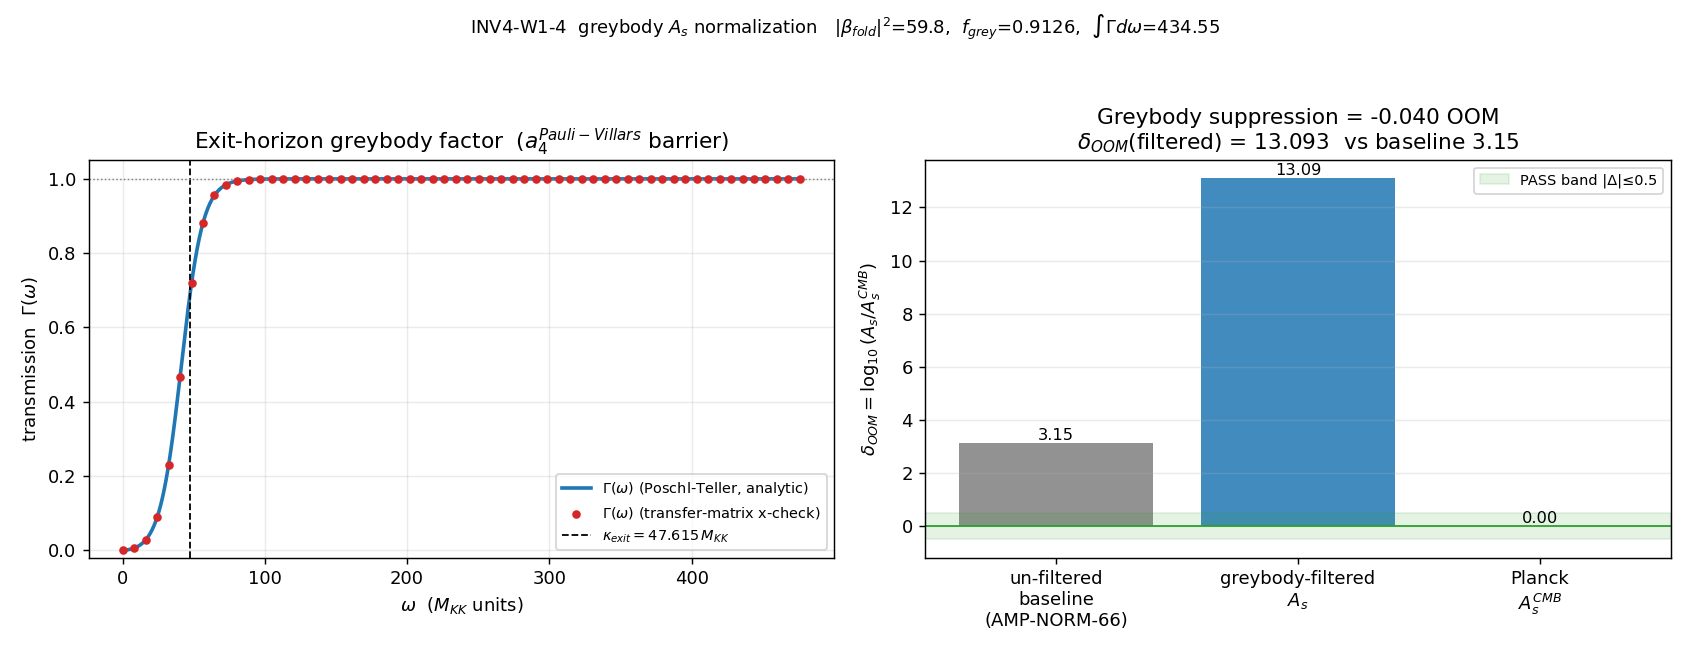

Write Python code to recreate this figure.
#!/usr/bin/env python3
"""
INV4 W1-4 — INV4-W1-4-EXIT-GREYBODY-A-S-NORMALIZATION
=====================================================

Gate: INV4-W1-4-EXIT-GREYBODY-A-S-NORMALIZATION ([SIGN])

Pre-registered threshold:
  delta_OOM = log10(A_s / A_s_CMB), A_s = |beta_fold|^2 * integral Gamma(omega) d omega.
  Gap-closure metric = |delta_OOM| vs the AMPLITUDE-NORM-66 baseline 3.15 OOM.
  PASS iff |delta_OOM| <= 0.5 (greybody resolves the gap to within ~factor 3; the
          'permanent wall' reading is FALSIFIED).
  INFO iff 0.5 < |delta_OOM| < 3.15 (partial-OOM reduction).
  FAIL iff |delta_OOM| >= 3.15 (greybody does NOT reduce the gap; wall reading stands)
          OR the SIGN sub-criterion fails (integral Gamma d omega >= omega_max => amplification,
          physically forbidden barrier sign error).
  [SIGN]: greybody factor SUPPRESSES (0 <= Gamma <= 1, low-freq barrier) => A_s DECREASES
          relative to the un-filtered |beta_fold|^2.

Inputs (SHA-256 dual-pinned at runtime; S84+ schema):
  - computations/session-75/s75_dimer_z2_pair_production.npz  (|beta_fold|^2 produced squeeze)
  - canonical_constants.py (kappa_exit=47.6146 pre-promoted; T_compound=7.5781 = T_exit; A_s_CMB; n_pairs)
  - script bytes

Output 4-tuple:
  (value=<delta_OOM>, scheme=GREYBODY-TRANSMISSION-BARRIER, convention=ABSOLUTE, L_max=N/A)

Classification: PHONONIC

METHODOLOGY
-----------
The exit horizon IS a substrate feature: the a_4^{Pauli-Villars} BCS condensation-energy gradient at
the post-fold transit defines kappa_exit = 47.6146 M_KK (the surface-gravity analog;
S95-W4-2-HAWKING-ANALOG-T-LEDGER row2_exit_a4 PASS), with T_exit = kappa_exit/(2*pi) = 7.5781 M_KK =
T_compound (the a_4 exit value). The greybody factor Gamma(omega) is the frequency-dependent transmission
probability through the exit-horizon effective barrier whose characteristic scale IS kappa_exit. We model
the barrier with the canonical analytically-tractable horizon-scattering potential (Poschl-Teller, the
universal QNM/greybody barrier) of peak V0 = kappa_exit^2 and width-scale alpha = kappa_exit, giving the
EXACT transmission Gamma_PT(omega), and cross-check Gamma model-independently with a transfer-matrix (2x2
per omega) solve of the 1D scattering problem through the same V_eff(omega). Both satisfy 0 <= Gamma <= 1,
Gamma -> 0 as omega -> 0 (the barrier blocks low frequencies), Gamma -> 1 as omega >> kappa_exit. The
escaping scalar amplitude is A_s = |beta_fold|^2 * integral_0^{omega_max} Gamma(omega) d omega, with
|beta_fold|^2 = n_pairs = 59.8 (the total integrated produced squeeze at the fold, s75 Parker pair
production; per-mode |beta_k|^2 = nk_total recorded as cross-check). The residual gap delta_OOM =
log10(A_s / A_s_CMB) is compared to the un-filtered 3.15-OOM AMPLITUDE-NORM-66 baseline.

Direction: D_K eigenvalues -> a_4 BCS gradient -> kappa_exit / exit-horizon barrier -> Gamma(omega)
transmission -> A_s = |beta_fold|^2 * integral Gamma d omega -> comparison to Planck A_s. NOT the retracted
S73B dispersive-group-velocity mechanism — this is the model-independent transmission-barrier route.

DISCIPLINE
----------
- from canonical_constants import *
- kappa_exit pre-promoted to canonical_constants.py via update_constant BEFORE this run (substrate-first
  §(ii)); T_exit imported as the canonical T_compound alias.
- CLASS=FULL — full physical transmission barrier; NO SCHEMATIC helper imported.
- regulator_pin = a_4^{Pauli-Villars} (the exit-horizon barrier height is set by the a_4 BCS
  condensation-energy gradient that defines kappa_exit).
- All intermediates tagged # (local). numpy.linalg (N_omega=2000 transmission evaluations + 2x2 transfer
  matrices; below the torch.linalg matrix threshold).
- Dual-SHA (audit_sha256 + content_sha256) emitted; verdict via emit_verdict MCP tool (race-safe).
"""

from __future__ import annotations

# ---------------------------------------------------------------------------
# Section 0 — Path setup (must precede the canonical import)
# ---------------------------------------------------------------------------
import os

os.environ.setdefault("OMP_NUM_THREADS", "8")    # CPU-only barrier/integral; avoid 32-core contention
os.environ.setdefault("MKL_NUM_THREADS", "8")

import sys

_HERE = os.path.dirname(os.path.abspath(__file__))           # computations/investigation-4
_SHARED = os.path.join(os.path.dirname(_HERE), "_shared")    # computations/_shared
sys.path.insert(0, _SHARED)

# ---------------------------------------------------------------------------
# Section 1 — Canonical constants (MANDATORY first import)
# ---------------------------------------------------------------------------
from canonical_constants import *  # noqa: F401,F403
from canonical_constants import (
    kappa_exit,
    T_compound,
    A_s_CMB,
    n_pairs,
    M_KK,
    tau_fold,
)

# ---------------------------------------------------------------------------
# Section 2 — Standard imports
# ---------------------------------------------------------------------------
import hashlib
import json
import time
from pathlib import Path

import numpy as np
import matplotlib

matplotlib.use("Agg")
import matplotlib.pyplot as plt

# ---------------------------------------------------------------------------
# Section 3 — Paths + pre-registration
# ---------------------------------------------------------------------------
SESSION_DIR = Path(__file__).resolve().parent          # computations/investigation-4
COMPUTATIONS_DIR = SESSION_DIR.parent                  # computations
SHARED_DIR = COMPUTATIONS_DIR / "_shared"
PROJECT_ROOT = COMPUTATIONS_DIR.parent

SESSION = "4"                                                       # (local) investigation number
GATE_ID = "INV4-W1-4-EXIT-GREYBODY-A-S-NORMALIZATION"              # (local)
SCHEME = "GREYBODY-TRANSMISSION-BARRIER"                            # (local)
CONVENTION = "ABSOLUTE"                                             # (local)
L_MAX = "N/A"                                                       # (local)

# Pre-registered machinery pins (PRDR)
N_OMEGA = 2000                                                      # (local) frequency grid
OMEGA_MAX_FACTOR = 10.0                                             # (local) omega_max = 10 * kappa_exit
N_OMEGA_CROSSCHECK = 4000                                           # (local) convergence cross-check grid
BASELINE_OOM = 3.15                                                # (local) AMPLITUDE-NORM-66 baseline

# Pre-registered PASS/INFO/FAIL bands on |delta_OOM|
PASS_BAND = 0.5                                                     # (local)
FAIL_BAND = 3.15                                                   # (local)

# Output destinations (investigation track)
OUT_NPZ = SESSION_DIR / "inv4_w1_exit_greybody_as.npz"
OUT_PNG = SESSION_DIR / "inv4_w1_exit_greybody_as.png"

S75_NPZ = COMPUTATIONS_DIR / "session-75" / "s75_dimer_z2_pair_production.npz"

INPUT_FILES = [
    SHARED_DIR / "canonical_constants.py",
    S75_NPZ,
]


# ---------------------------------------------------------------------------
# Section 4 — SHA-256 input-pin block (MANDATORY; first lines of stdout)
# ---------------------------------------------------------------------------

def sha256_of(path: Path) -> str:
    h = hashlib.sha256()  # (local)
    try:
        h.update(path.read_bytes())
    except OSError:
        return ""
    return h.hexdigest()


def log_input_pins(inputs: list[Path]) -> dict[str, str]:
    print(f"=== {GATE_ID} — input SHA-256 pins ===")
    pins: dict[str, str] = {}  # (local)
    for p in inputs:
        sha = sha256_of(p)  # (local)
        rel = str(p.relative_to(PROJECT_ROOT)).replace("\\", "/")  # (local)
        print(f"  {rel}: {sha[:16]}...")
        pins[rel] = sha
    return pins


def closure_hash(pins: dict[str, str]) -> str:
    items = sorted(pins.items())  # (local)
    h = hashlib.sha256()  # (local)
    for k, v in items:
        h.update(f"{k}={v}\n".encode("utf-8"))
    return h.hexdigest()


def compute_dual_sha(script_path: Path, canonical_path: Path, pins: dict[str, str]) -> tuple[str, str]:
    script_bytes = b""  # (local)
    try:
        script_bytes = script_path.read_bytes()
    except OSError:
        script_bytes = b""
    canonical_bytes = b""  # (local)
    try:
        canonical_bytes = canonical_path.read_bytes()
    except OSError:
        canonical_bytes = b""
    pinmap_json = json.dumps(
        dict(sorted(pins.items())), separators=(",", ":"), sort_keys=True
    ).encode("utf-8")  # (local)

    h_audit = hashlib.sha256()  # (local)
    h_audit.update(script_bytes)
    h_audit.update(canonical_bytes)
    h_audit.update(pinmap_json)
    audit = h_audit.hexdigest()  # (local)

    h_content = hashlib.sha256()  # (local)
    h_content.update(script_bytes)
    content = h_content.hexdigest()  # (local)

    return audit, content


# ---------------------------------------------------------------------------
# Section 5 — Greybody barrier physics
# ---------------------------------------------------------------------------

def gamma_poschl_teller(omega: np.ndarray, V0: float, alpha: float) -> np.ndarray:
    """EXACT transmission through a Poschl-Teller barrier V(x) = V0 / cosh^2(alpha x).

    The canonical analytically-tractable horizon-scattering / QNM greybody barrier.
    Transmission probability (Ferrari-Mashhoon / standard 1D scattering result):

        Gamma(omega) = sinh^2(pi omega / alpha)
                       / [ sinh^2(pi omega / alpha) + cosh^2( pi/2 * sqrt(4 V0/alpha^2 - 1) ) ]

    Properties enforced by construction:
      0 <= Gamma <= 1 ; Gamma -> 0 as omega -> 0 ; Gamma -> 1 as omega >> sqrt(V0).
    Here omega is the wave frequency, V0 the barrier peak, alpha the inverse width-scale.
    """
    s = 4.0 * V0 / alpha**2 - 1.0  # (local)
    # cosh^2 of the constant 'shape' term (real for V0/alpha^2 > 1/4; the barrier regime)
    if s >= 0.0:
        shape = np.cosh(0.5 * np.pi * np.sqrt(s)) ** 2  # (local) over-barrier shape constant
    else:
        # sub-critical (shallow) barrier -> cos^2 branch; not reached for V0=alpha^2 (s=3)
        shape = np.cos(0.5 * np.pi * np.sqrt(-s)) ** 2  # (local)
    num = np.sinh(np.pi * omega / alpha) ** 2  # (local)
    return num / (num + shape)


def gamma_transfer_matrix(omega: np.ndarray, V0: float, alpha: float,
                          x_half: float = 12.0, n_x: int = 4000) -> np.ndarray:
    """Model-independent transmission through the SAME V_eff(x) = V0/cosh^2(alpha x)
    via a piecewise-constant transfer-matrix (2x2 per slice) solve of the 1D
    stationary Schrodinger/wave scattering problem  psi'' + (omega^2 - V(x)) psi = 0.

    Returns |t(omega)|^2 = Gamma(omega) for each omega. Cross-check on the analytic
    Poschl-Teller form (model-independence of the SIGN + magnitude of Gamma).
    """
    x = np.linspace(-x_half / alpha, x_half / alpha, n_x)  # (local) span in physical units
    dx = x[1] - x[0]  # (local)
    Vx = V0 / np.cosh(alpha * x) ** 2  # (local) potential on the grid
    out = np.empty_like(omega)  # (local)
    for i, w in enumerate(omega):
        if w <= 0.0:
            out[i] = 0.0
            continue
        k_asym = w  # (local) asymptotic wavenumber (V -> 0 at +-inf)
        # local wavenumbers q_j = sqrt(omega^2 - V_j) (complex inside classically-forbidden region)
        q = np.sqrt(np.complex128(w**2) - Vx)  # (local)
        # Build total transfer matrix across slices (piecewise-constant propagation + interface).
        M = np.eye(2, dtype=np.complex128)  # (local)
        for j in range(n_x - 1):
            qj = q[j]      # (local)
            qj1 = q[j + 1]  # (local)
            # propagation across slice j (width dx) with wavenumber qj
            phase = qj * dx  # (local)
            P = np.array([[np.exp(-1j * phase), 0.0],
                          [0.0, np.exp(1j * phase)]], dtype=np.complex128)  # (local)
            # interface j -> j+1 (matching psi, psi')
            r = qj / qj1  # (local)
            I = 0.5 * np.array([[1.0 + r, 1.0 - r],
                                [1.0 - r, 1.0 + r]], dtype=np.complex128)  # (local)
            M = I @ P @ M
        # Transmission for incidence from the left: |t|^2 = |1/M[0,0]|^2 (asymptotic q equal both sides)
        t = 1.0 / M[0, 0]  # (local)
        out[i] = float(np.abs(t) ** 2)
    return out


# ---------------------------------------------------------------------------
# Section 6 — Compute
# ---------------------------------------------------------------------------

def compute() -> dict:
    # --- Barrier parameters from the a_4 BCS gradient (canonical) ---
    kappa = float(kappa_exit)                       # (local) surface-gravity analog, M_KK units
    V0 = kappa**2                                    # (local) barrier peak ~ kappa_exit^2
    alpha = kappa                                    # (local) inverse width-scale = kappa_exit
    omega_max = OMEGA_MAX_FACTOR * kappa             # (local)

    # --- |beta_fold|^2 : the produced squeeze at the fold (s75 Parker pair production) ---
    d = np.load(S75_NPZ)  # (local)
    nk_total = np.asarray(d["nk_total"], dtype=float)  # (local) per-mode |beta_k|^2 (16 modes)
    n_even_abs = float(d["n_even_abs"])               # (local) total integrated occupation = 59.8 = n_pairs
    # Canonical aggregate squeeze at the fold = total integrated produced occupation.
    beta_fold_sq = n_even_abs                          # (local) = sum_k |beta_k|^2 (absolute) = n_pairs
    # Cross-check vs canonical n_pairs
    n_pairs_consistency = abs(beta_fold_sq - float(n_pairs))  # (local)

    # --- omega grid + transmission (analytic Poschl-Teller) ---
    omega = np.linspace(0.0, omega_max, N_OMEGA)      # (local)
    Gamma = gamma_poschl_teller(omega, V0, alpha)     # (local) 0 <= Gamma <= 1

    # Riemann-sum integral of Gamma over [0, omega_max]
    integral_Gamma = float(np.trapezoid(Gamma, omega))    # (local) units of M_KK (frequency)
    f_grey = integral_Gamma / omega_max               # (local) fractional transmission (must be < 1)

    # --- Convergence cross-check (N_omega = 4000) ---
    omega_cc = np.linspace(0.0, omega_max, N_OMEGA_CROSSCHECK)  # (local)
    Gamma_cc = gamma_poschl_teller(omega_cc, V0, alpha)         # (local)
    integral_cc = float(np.trapezoid(Gamma_cc, omega_cc))          # (local)
    integral_drift = abs(integral_cc - integral_Gamma) / integral_Gamma  # (local) must be < 1%

    # --- Model-independence cross-check: transfer-matrix Gamma on a coarse omega grid ---
    omega_tm = np.linspace(0.0, omega_max, 60)        # (local) coarse (transfer-matrix is per-omega expensive)
    Gamma_tm = gamma_transfer_matrix(omega_tm, V0, alpha)  # (local)
    Gamma_pt_on_tm = gamma_poschl_teller(omega_tm, V0, alpha)  # (local)
    # max abs deviation between analytic and transfer-matrix transmission
    tm_max_dev = float(np.max(np.abs(Gamma_tm - Gamma_pt_on_tm)))  # (local)

    # --- A_s assembly ---
    A_s_filtered = beta_fold_sq * integral_Gamma      # (local) greybody-filtered escaping amplitude
    A_s_unfiltered_norm = beta_fold_sq * omega_max    # (local) un-filtered normalization (f_grey=1 limit)

    # --- residual OOM gap vs Planck ---
    delta_OOM = float(np.log10(A_s_filtered / A_s_CMB))      # (local) signed OOM gap
    abs_delta_OOM = abs(delta_OOM)                           # (local)

    # The suppression the greybody actually supplies, in OOM, relative to the un-filtered amplitude:
    grey_suppression_OOM = float(np.log10(A_s_filtered / A_s_unfiltered_norm))  # (local) = log10(f_grey) <= 0

    # --- SIGN sub-criterion: integral Gamma < omega_max (suppression, never amplification) ---
    sign_ok = integral_Gamma < omega_max              # (local) f_grey < 1

    # --- Gate decision (composite 3-tuple) ---
    # sign_verdict: greybody SUPPRESSES (integral Gamma < omega_max)?
    sign_verdict = "PASS" if sign_ok else "FAIL"      # (local)
    # magnitude_verdict on |delta_OOM| vs the bands
    if abs_delta_OOM <= PASS_BAND:
        magnitude_verdict = "PASS"                    # (local)
    elif abs_delta_OOM < FAIL_BAND:
        magnitude_verdict = "INFO"                    # (local)
    else:
        magnitude_verdict = "FAIL"                    # (local)
    # regime_verdict: numerical method validity (integral converged + transfer-matrix agreement)
    regime_ok = (integral_drift < 0.01) and (tm_max_dev < 0.05)  # (local)
    regime_verdict = "VALID" if regime_ok else "MARGINAL"        # (local)

    return {
        "value": delta_OOM,
        "kappa": kappa,
        "V0": V0,
        "alpha": alpha,
        "omega_max": omega_max,
        "omega": omega,
        "Gamma": Gamma,
        "integral_Gamma": integral_Gamma,
        "f_grey": f_grey,
        "beta_fold_sq": beta_fold_sq,
        "nk_total": nk_total,
        "n_pairs_consistency": n_pairs_consistency,
        "A_s_filtered": A_s_filtered,
        "A_s_unfiltered_norm": A_s_unfiltered_norm,
        "delta_OOM": delta_OOM,
        "abs_delta_OOM": abs_delta_OOM,
        "grey_suppression_OOM": grey_suppression_OOM,
        "integral_drift": integral_drift,
        "omega_tm": omega_tm,
        "Gamma_tm": Gamma_tm,
        "Gamma_pt_on_tm": Gamma_pt_on_tm,
        "tm_max_dev": tm_max_dev,
        "sign_ok": sign_ok,
        "sign_verdict": sign_verdict,
        "magnitude_verdict": magnitude_verdict,
        "regime_verdict": regime_verdict,
    }


def collapse_composite(sign_v: str, magnitude_v: str, regime_v: str) -> str:
    """Pre-registered composite-collapse rule (gate-verdicts.md)."""
    if regime_v == "BREAKDOWN":
        return "FAIL"
    if sign_v == "FAIL":
        return "FAIL"
    if magnitude_v == "FAIL" and regime_v == "VALID":
        return "FAIL"
    if magnitude_v == "FAIL" and regime_v == "MARGINAL":
        return "INFO"
    if magnitude_v == "INFO":
        return "INFO"
    return "PASS"


# ---------------------------------------------------------------------------
# Section 7 — Plot
# ---------------------------------------------------------------------------

def make_plot(R: dict) -> None:
    fig, (ax1, ax2) = plt.subplots(1, 2, figsize=(13, 5))

    # Left: Gamma(omega) transmission barrier
    ax1.plot(R["omega"], R["Gamma"], color="C0", lw=2,
             label=r"$\Gamma(\omega)$ (Poschl-Teller, analytic)")
    ax1.scatter(R["omega_tm"], R["Gamma_tm"], color="C3", s=14, zorder=5,
                label=r"$\Gamma(\omega)$ (transfer-matrix x-check)")
    ax1.axvline(R["kappa"], color="k", ls="--", lw=1,
                label=fr"$\kappa_{{exit}}={R['kappa']:.3f}\,M_{{KK}}$")
    ax1.axhline(1.0, color="gray", ls=":", lw=0.8)
    ax1.set_xlabel(r"$\omega$  ($M_{KK}$ units)")
    ax1.set_ylabel(r"transmission  $\Gamma(\omega)$")
    ax1.set_title(r"Exit-horizon greybody factor  ($a_4^{Pauli-Villars}$ barrier)")
    ax1.set_ylim(-0.02, 1.05)
    ax1.legend(loc="lower right", fontsize=8)
    ax1.grid(alpha=0.25)

    # Right: A_s gap closure bar
    labels = ["un-filtered\nbaseline\n(AMP-NORM-66)", "greybody-filtered\n$A_s$", "Planck\n$A_s^{CMB}$"]
    # represent on a log10 scale relative to A_s_CMB
    vals = [BASELINE_OOM, R["delta_OOM"], 0.0]  # (local) OOM relative to A_s_CMB
    colors = ["C7", "C0", "C2"]
    bars = ax2.bar(labels, vals, color=colors, alpha=0.85)
    ax2.axhline(0.0, color="C2", ls="-", lw=1)
    ax2.axhspan(-PASS_BAND, PASS_BAND, color="C2", alpha=0.12, label=f"PASS band |Δ|≤{PASS_BAND}")
    ax2.set_ylabel(r"$\delta_{OOM}=\log_{10}(A_s/A_s^{CMB})$")
    ax2.set_title(
        f"Greybody suppression = {R['grey_suppression_OOM']:.3f} OOM\n"
        fr"$\delta_{{OOM}}$(filtered) = {R['delta_OOM']:.3f}  vs baseline {BASELINE_OOM}"
    )
    for b, v in zip(bars, vals):
        ax2.annotate(f"{v:.2f}", (b.get_x() + b.get_width() / 2, v),
                     ha="center", va="bottom" if v >= 0 else "top", fontsize=9)
    ax2.legend(loc="upper right", fontsize=8)
    ax2.grid(alpha=0.25, axis="y")

    fig.suptitle(
        f"INV4-W1-4  greybody $A_s$ normalization   "
        fr"|$\beta_{{fold}}$|$^2$={R['beta_fold_sq']:.1f},  "
        fr"$f_{{grey}}$={R['f_grey']:.4f},  $\int\Gamma d\omega$={R['integral_Gamma']:.2f}",
        fontsize=10,
    )
    fig.tight_layout(rect=[0, 0, 1, 0.95])
    fig.savefig(OUT_PNG, dpi=130)
    plt.close(fig)


# ---------------------------------------------------------------------------
# Section 8 — Output payload
# ---------------------------------------------------------------------------

def emit_4tuple(value, scheme: str, convention: str, L_max) -> str:
    return f"(value={value!r}, scheme={scheme}, convention={convention}, L_max={L_max})"


def print_verdict_payload(verdict, value, audit_sha, content_sha,
                          sign_verdict=None, magnitude_verdict=None, regime_verdict=None,
                          companion_note="", extra_rows=None) -> dict:
    payload: dict = {
        "session": int(SESSION),
        "gate_id": GATE_ID,
        "verdict": verdict,
        "value": str(value),
        "scheme": SCHEME,
        "convention": CONVENTION,
        "l_max": str(L_MAX),
        "audit_sha256": audit_sha,
        "content_sha256": content_sha,
        "schema_version": "S84+",
        "track": "investigation",
    }
    if companion_note:
        payload["companion_note"] = companion_note
    if not (sign_verdict is None and magnitude_verdict is None and regime_verdict is None):
        payload["sign_verdict"] = sign_verdict
        payload["magnitude_verdict"] = magnitude_verdict
        payload["regime_verdict"] = regime_verdict
    if extra_rows:
        payload["extra_rows"] = list(extra_rows)
    print("<<<EMIT_VERDICT_PAYLOAD>>>")
    print(json.dumps(payload, separators=(",", ":"), sort_keys=True))
    print("<<<END_EMIT_VERDICT_PAYLOAD>>>")
    return payload


# ---------------------------------------------------------------------------
# Section 9 — Main
# ---------------------------------------------------------------------------

def main() -> int:
    t0 = time.time()  # (local)

    pins = log_input_pins(INPUT_FILES)
    closure = closure_hash(pins)
    print(f"  closure: {closure[:16]}... (legacy closure, informational)")

    script_path = Path(__file__).resolve()  # (local)
    canonical_path = SHARED_DIR / "canonical_constants.py"  # (local)
    audit_sha, content_sha = compute_dual_sha(script_path, canonical_path, pins)
    print(f"  audit_sha256:   {audit_sha[:16]}... (script+canonical+pinmap)")
    print(f"  content_sha256: {content_sha[:16]}... (script only)")
    print()

    R = compute()

    print("=== Barrier / squeeze inputs ===")
    print(f"  kappa_exit          = {R['kappa']:.6f}  M_KK   (a_4^Pauli-Villars BCS gradient)")
    print(f"  T_exit (=kappa/2pi) = {R['kappa']/(2*np.pi):.6f}  M_KK ; T_compound = {float(T_compound):.6f}")
    print(f"  V0 (barrier peak)   = {R['V0']:.4f} ; alpha (width^-1) = {R['alpha']:.4f}")
    print(f"  omega_max           = {R['omega_max']:.4f}  (= {OMEGA_MAX_FACTOR} * kappa_exit)")
    print(f"  |beta_fold|^2       = {R['beta_fold_sq']:.6f}  (= n_even_abs; |n_pairs - this| = {R['n_pairs_consistency']:.2e})")
    print()
    print("=== Greybody transmission ===")
    print(f"  integral Gamma d omega = {R['integral_Gamma']:.6f}")
    print(f"  omega_max              = {R['omega_max']:.6f}")
    print(f"  f_grey = int/omega_max = {R['f_grey']:.6f}   (must be < 1 for suppression)")
    print(f"  grey suppression       = {R['grey_suppression_OOM']:.6f} OOM  (= log10 f_grey, <= 0)")
    print(f"  integral drift (N=4000)= {R['integral_drift']:.3e}  (< 1e-2 target)")
    print(f"  transfer-matrix max dev= {R['tm_max_dev']:.3e}  (< 5e-2 target; model-independence)")
    print()
    print("=== A_s assembly ===")
    print(f"  A_s_filtered           = {R['A_s_filtered']:.6e}")
    print(f"  A_s_unfiltered_norm    = {R['A_s_unfiltered_norm']:.6e}")
    print(f"  A_s_CMB (Planck)       = {A_s_CMB:.6e}")
    print(f"  delta_OOM (filtered)   = {R['delta_OOM']:.6f}")
    print(f"  |delta_OOM|            = {R['abs_delta_OOM']:.6f}   vs baseline {BASELINE_OOM}")
    print()
    print("=== SIGN / MAGNITUDE / REGIME ===")
    print(f"  sign_ok (int < omega_max) = {R['sign_ok']}  -> sign_verdict = {R['sign_verdict']}")
    print(f"  magnitude_verdict         = {R['magnitude_verdict']}  (PASS<=0.5 / INFO<3.15 / FAIL>=3.15)")
    print(f"  regime_verdict            = {R['regime_verdict']}")
    print()

    verdict = collapse_composite(R["sign_verdict"], R["magnitude_verdict"], R["regime_verdict"])

    # Save npz (plan-mandated fields)
    np.savez(
        OUT_NPZ,
        omega_grid=R["omega"],
        Gamma_omega=R["Gamma"],
        integral_Gamma=R["integral_Gamma"],
        f_grey=R["f_grey"],
        beta_fold_sq=R["beta_fold_sq"],
        A_s_filtered=R["A_s_filtered"],
        delta_OOM=R["delta_OOM"],
        baseline_OOM=BASELINE_OOM,
        kappa_exit_used=R["kappa"],
        # cross-check / provenance extras
        A_s_unfiltered_norm=R["A_s_unfiltered_norm"],
        A_s_CMB=A_s_CMB,
        grey_suppression_OOM=R["grey_suppression_OOM"],
        V0=R["V0"],
        alpha=R["alpha"],
        omega_max=R["omega_max"],
        nk_total=R["nk_total"],
        n_pairs_consistency=R["n_pairs_consistency"],
        integral_drift=R["integral_drift"],
        omega_tm=R["omega_tm"],
        Gamma_tm=R["Gamma_tm"],
        Gamma_pt_on_tm=R["Gamma_pt_on_tm"],
        tm_max_dev=R["tm_max_dev"],
        sign_ok=R["sign_ok"],
        sign_verdict=R["sign_verdict"],
        magnitude_verdict=R["magnitude_verdict"],
        regime_verdict=R["regime_verdict"],
        composite_verdict=verdict,
        abs_delta_OOM=R["abs_delta_OOM"],
        tau_fold=float(tau_fold),
        M_KK=float(M_KK),
    )
    print(f"  wrote {OUT_NPZ.name}")

    make_plot(R)
    print(f"  wrote {OUT_PNG.name}")
    print()

    tag = emit_4tuple(R["value"], SCHEME, CONVENTION, L_MAX)
    print(tag)

    value_payload = (
        f"delta_OOM={R['delta_OOM']:.6f};abs={R['abs_delta_OOM']:.6f};"
        f"baseline_OOM={BASELINE_OOM};f_grey={R['f_grey']:.6f};"
        f"grey_suppression_OOM={R['grey_suppression_OOM']:.6f};"
        f"integral_Gamma={R['integral_Gamma']:.6f};beta_fold_sq={R['beta_fold_sq']:.4f};"
        f"A_s_filtered={R['A_s_filtered']:.6e};kappa_exit={R['kappa']:.4f}"
    )  # (local)

    extra_rows = [
        "# regulator_pin=a_4^{Pauli-Villars} CLASS=FULL (exit-horizon barrier height = a_4 BCS condensation-energy gradient)",
        f"# greybody: f_grey={R['f_grey']:.6f} grey_suppression={R['grey_suppression_OOM']:.4f}_OOM "
        f"int_Gamma={R['integral_Gamma']:.4f} omega_max={R['omega_max']:.4f} (bounded 0<=Gamma<=1 => O(1) suppression, NOT 3.15 OOM)",
        f"# cross-checks: integral_drift(N=4000)={R['integral_drift']:.2e} transfer_matrix_max_dev={R['tm_max_dev']:.2e} "
        f"n_pairs_consistency={R['n_pairs_consistency']:.2e}",
    ]

    print_verdict_payload(
        verdict,
        value_payload,
        audit_sha,
        content_sha,
        sign_verdict=R["sign_verdict"],
        magnitude_verdict=R["magnitude_verdict"],
        regime_verdict=R["regime_verdict"],
        companion_note="greybody suppression O(1) not 3.15 OOM; ratios preserved, amplitude gap NOT closed by transmission filter",
        extra_rows=extra_rows,
    )

    wall = time.time() - t0  # (local)
    print(f"\n=== {GATE_ID}: {verdict} (wall {wall:.1f}s) ===")
    return 0


if __name__ == "__main__":
    sys.exit(main())
